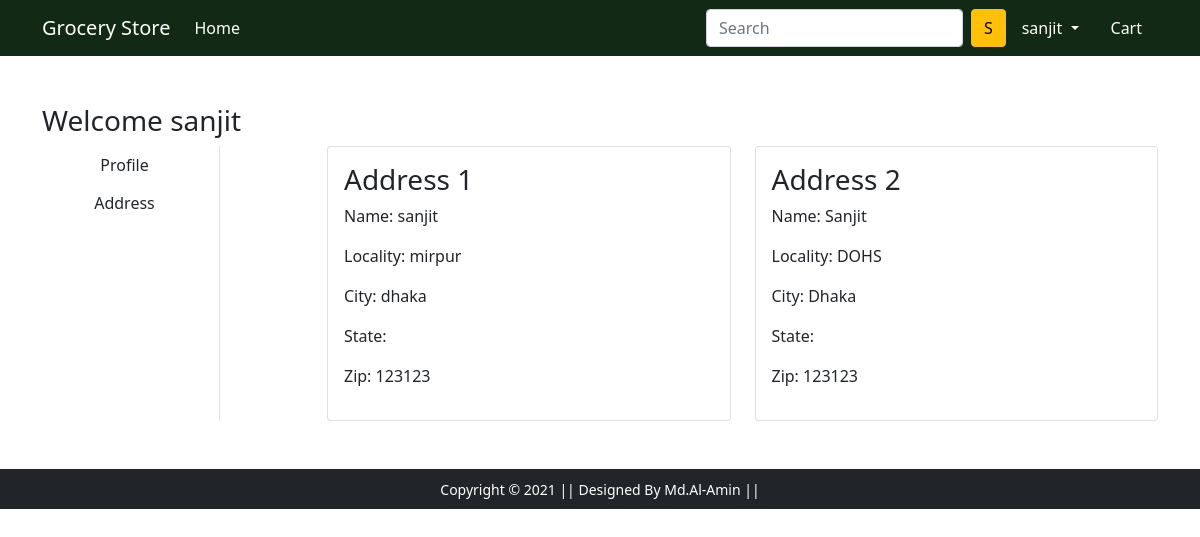
Page /address/ (signed in) on the committed database.
### app/models.py (models this page shows, shortened)
class Customer(models.Model):
    user = models.ForeignKey(User, on_delete=models.CASCADE)
    name = models.CharField(max_length=70)
    locality = models.CharField(max_length=200)
    city = models.CharField(max_length=70)
    Zipcode = models.IntegerField()
    state = models.CharField(choices=STATE_CHOICES, max_length=50)

### app/views.py (the view)
# urls.py: path('address/', views.address, name='address'),
@login_required
def address(request):
    add = Customer.objects.filter(user=request.user)
    return render(request, 'app/address.html', {'add': add})

### app/templates/app/address.html
{% extends 'app/base.html' %} {% load static %} {% block main-content %}
<div class="container my-5">
  <div class="row">
    <h3>Welcome {{request.user}}</h3>
    <div class="col-sm-2 border-end">
      <ul class="list-unstyled">
        <li class="d-grid">
          <a href="{% url 'profile' %}" class="btn">Profile</a>
        </li>
        <li class="d-grid">
          <a href="{% url 'address' %}" class="btn">Address</a>
        </li>
      </ul>
    </div>
    <div class="col-sm-9 offset-sm-1">
      <div class="row">
        {% for ad in add %}
        <div class="col-sm-6">
          <div class="card">
            <div class="card-body">
              <h3>Address {{forloop.counter}}</h3>
              <p>Name: {{ad.name}}</p>
              <p>Locality: {{ad.locality}}</p>
              <p>City: {{ad.city}}</p>
              <p>State: {{ad.sate}}</p>
              <p>Zip: {{ad.Zipcode}}</p>
            </div>
          </div>
        </div>
        {% endfor %}
      </div>
    </div>
  </div>
</div>
{% endblock main-content %}

### app/templates/app/base.html (shortened to what this page needs)
<!DOCTYPE html>
{% load static %}
<html lang="en">
  <head>
    <link
      href="https://cdn.jsdelivr.net/npm/bootstrap@5.0.0-beta1/dist/css/bootstrap.min.css"
      rel="stylesheet"
    />
    <link rel="stylesheet" href="{% static 'app/css/owl.carousel.min.css' %}" />
    <link rel="stylesheet" href="{% static 'app/css/all.min.css' %}" />
    <link rel="stylesheet" href="{% static 'app/css/style.css' %}" />
  </head>
  <body>
    <nav class="navbar navbar-expand-lg navbar-dark bg-primary">
      <div class="container">
        <a class="navbar-brand" href="/">Grocery Store</a>
        <div class="collapse navbar-collapse" id="navbarSupportedContent">
          <ul class="navbar-nav me-auto mb-2 mb-lg-0">
            <li class="nav-item">
              <a class="nav-link active" aria-current="page" href="/">Home</a>
            </li>
          </ul>
          <form class="d-flex" action="/search">
            <input
              name="q"
              class="form-control me-2"
              type="search"
              placeholder="Search"
              aria-label="Search"
            />
            <button class="btn btn-warning" type="submit">S</button>
          </form>
          <div>
            <ul class="navbar-nav me-auto mb-2 mb-lg-0">
              {% if request.user.is_authenticated%}
              <li class="nav-item dropdown mx-2">
                <a
                  class="nav-link dropdown-toggle text-white"
                  href="#"
                  id="profileDropdown"
                  role="button"
                  data-bs-toggle="dropdown"
                  aria-expanded="false"
                >
                  {{request.user}}
                </a>
              </li>
              <li class="nav-item mx-2">
                <a href="{% url 'showcart' %}" class="nav-link text-white"
                  > Cart
                </a>
              </li>
              {% endif %}
            </ul>
          </div>
        </div>
      </div>
    </nav>
     {% block main-content %} {% endblock main-content %}
    <footer class="container-fluid bg-dark text-center p-2 mt-5">
      <small class="text-white"
        >Copyright &copy; 2021 || Designed By Md.Al-Amin ||
      </small>
    </footer>
  </body>
</html>

### app/static/app/css/style.css (style rules this page uses)
nav.navbar.navbar-expand-lg.navbar-dark.bg-primary { background-color: #122916 !important; }

### rows in the picture
Customer: name "sanjit", locality "mirpur", city "dhaka", Zipcode "123123"
Customer: name "Sanjit", locality "DOHS", city "Dhaka", Zipcode "123123"

### other values in the picture
{{ request.user }} "sanjit"
